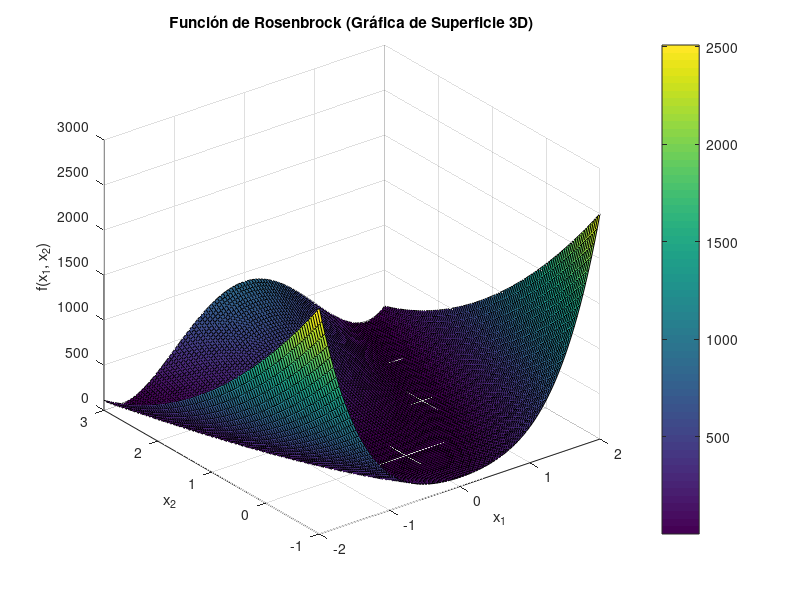
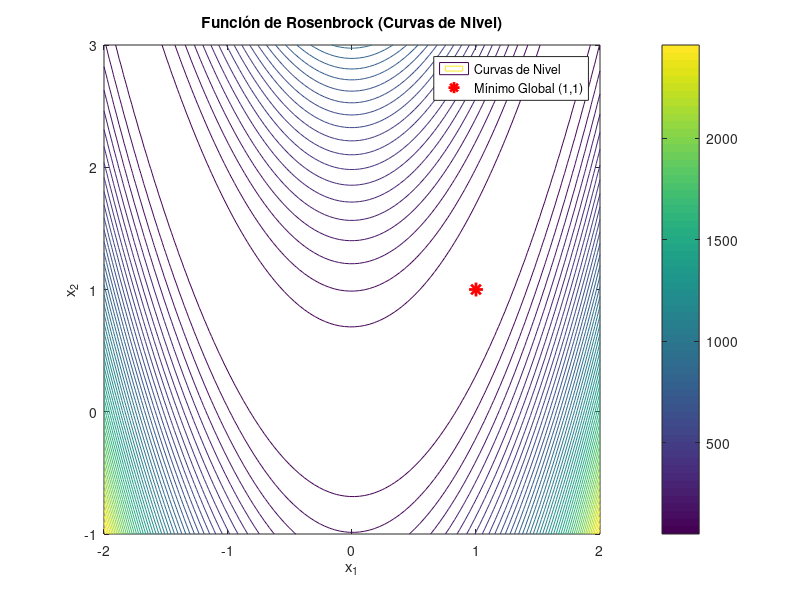

Source code (MATLAB) for these figures, in order:
% =================================================
% Algoritmo Evolutivo (1+1)-ES para minimizar la función de Rosenbrock
% =================================================
rosenbrock = @(x) 100*(x(2) - x(1)^2)^2 + (1 - x(1))^2;
% Dibujar la función de Rosenbrock
x1 = linspace(-2, 2, 100);
x2 = linspace(-1, 3, 100);
[X1, X2] = meshgrid(x1, x2);
Z = zeros(size(X1)); % Inicializamos la matriz Z con ceros
for i = 1:size(X1, 1)
    for j = 1:size(X1, 2)
        % En cada punto (i, j), calculamos el valor de la función.
        Z(i, j) = rosenbrock([X1(i, j); X2(i, j)]);
    end
end
figure; % Crea una nueva ventana para la figura
surf(X1, X2, Z);
title('Función de Rosenbrock (Gráfica de Superficie 3D)');
xlabel('x_1');
ylabel('x_2');
zlabel('f(x_1, x_2)');
colorbar; % Muestra una barra de colores para los valores de Z
disp('Mostrando la gráfica de superficie 3D...');

% Dibujar la función de Rosenbrock en 2D (curvas de nivel-contour)
figure; % Crea otra ventana para la segunda figura
contour(X1, X2, Z, 50); % El '50' indica el número de curvas de nivel a dibujar
title('Función de Rosenbrock (Curvas de Nivel)');
xlabel('x_1');
ylabel('x_2');
colorbar; % Muestra la escala de colores
hold on; % Mantiene la gráfica actual para añadir más elementos
% Marcamos el punto mínimo global de la función, que está en (1,1)
plot(1, 1, 'r*', 'MarkerSize', 10, 'LineWidth', 2);
legend('Curvas de Nivel', 'Mínimo Global (1,1)');
hold off;
disp('Mostrando la gráfica de curvas de nivel...');
% =================================================
% Algoritmo Evolutivo (1+1)-ES para minimizar la función de Rosenbrock
% =================================================
% --- Parámetros ---
n_vars = 2;       % Número de variables de decisión
n_gens = 1000;    % Número de generaciones
sigma = 0.5;      % Desviación estándar de la mutación
lim_inf = -2.048;
lim_sup = 2.048;

% --- Algoritmo (1+1)-ES ---
% Inicialización
rng('default'); % Para reproducibilidad
padre_x = unifrnd(lim_inf, lim_sup, [1, n_vars]);
padre_aptitud = rosenbrock(padre_x);
fprintf('Inicial -> x: [%.4f, %.4f], aptitud: %.4f\n', padre_x(1), padre_x(2), padre_aptitud);

for gen = 1:n_gens
    % Mutación
    hijo_x = padre_x + normrnd(0, sigma, [1, n_vars]);
    % Asegurarse de que el hijo esté dentro de los límites (clipping)
    hijo_x(hijo_x > lim_sup) = lim_sup;
    hijo_x(hijo_x < lim_inf) = lim_inf;
    
    % Evaluación
    hijo_aptitud = rosenbrock(hijo_x);
    
    % Selección (determinista, extintiva para el peor)
    if hijo_aptitud < padre_aptitud
        padre_x = hijo_x;
        padre_aptitud = hijo_aptitud;
    end
end

fprintf('Final -> x: [%.4f, %.4f], aptitud: %.4f\n', padre_x(1), padre_x(2), padre_aptitud);